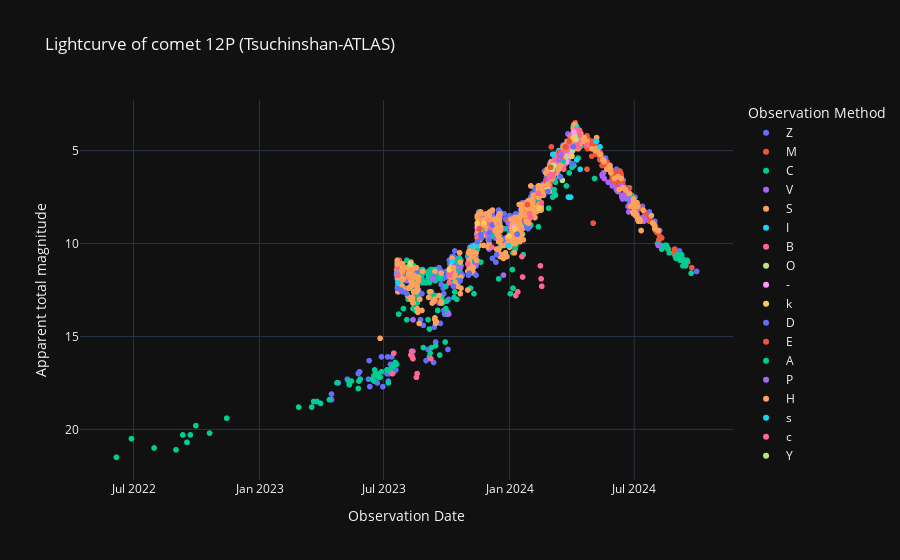

The code cell stored with this chart in its notebook:
### Code cell
# Curva de luz cruda.
labels = {'obs_date':'Observation Date','magnitude':'Apparent total magnitude', 'obs_method_key' : 'Observation Method'}
fig = px.scatter(curva_de_luz_cruda_df, x='obs_date', y='magnitude', color='obs_method_key', template= 'plotly_dark', labels= labels, title= f'Lightcurve of comet {nombre_cometa} (Tsuchinshan-ATLAS)')
fig.update_yaxes(autorange="reversed")
fig.show()

### Figure 1 — Plotly figure (JSON) as saved in the notebook; plotly's stock layout.template omitted (floating-point values rounded to 4 significant figures; data arrays with more than 128 entries replaced by an {"elided": "..."} marker saying what was removed)
{"data": [{"hovertemplate": "Observation Method=Z<br>Observation Date=%{x}<br>Apparent total magnitude=%{y}<extra></extra>", "legendgroup": "Z", "marker": {"color": "#636efa", "symbol": "circle"}, "mode": "markers", "name": "Z", "showlegend": true, "type": "scattergl", "x": {"elided": "430 str values"}, "xaxis": "x", "y": {"elided": "430 float values"}, "yaxis": "y"}, {"hovertemplate": "Observation Method=M<br>Observation Date=%{x}<br>Apparent total magnitude=%{y}<extra></extra>", "legendgroup": "M", "marker": {"color": "#EF553B", "symbol": "circle"}, "mode": "markers", "name": "M", "showlegend": true, "type": "scattergl", "x": {"elided": "388 str values"}, "xaxis": "x", "y": {"elided": "388 float values"}, "yaxis": "y"}, {"hovertemplate": "Observation Method=C<br>Observation Date=%{x}<br>Apparent total magnitude=%{y}<extra></extra>", "legendgroup": "C", "marker": {"color": "#00cc96", "symbol": "circle"}, "mode": "markers", "name": "C", "showlegend": true, "type": "scattergl", "x": {"elided": "353 str values"}, "xaxis": "x", "y": {"elided": "353 float values"}, "yaxis": "y"}, {"hovertemplate": "Observation Method=V<br>Observation Date=%{x}<br>Apparent total magnitude=%{y}<extra></extra>", "legendgroup": "V", "marker": {"color": "#ab63fa", "symbol": "circle"}, "mode": "markers", "name": "V", "showlegend": true, "type": "scattergl", "x": ["2024-08-05T00:00:00", "2024-07-16T00:00:00", "2024-07-15T00:00:00", "2024-07-13T00:00:00", "2024-07-05T00:00:00", "2024-07-04T00:00:00", "2024-07-03T00:00:00", "2024-07-02T00:00:00", "2024-06-30T00:00:00", "2024-06-29T00:00:00", "2024-06-28T00:00:00", "2024-06-26T00:00:00", "2024-06-25T00:00:00", "2024-06-24T00:00:00", "2024-06-23T00:00:00", "2024-06-22T00:00:00", "2024-06-20T00:00:00", "2024-06-19T00:00:00", "2024-06-18T00:00:00", "2024-06-14T00:00:00", "2024-06-13T00:00:00", "2024-06-12T00:00:00", "2024-06-07T00:00:00", "2024-06-05T00:00:00", "2024-05-30T00:00:00", "2024-05-24T00:00:00", "2024-05-18T00:00:00", "2024-05-17T00:00:00", "2024-05-16T00:00:00", "2024-05-15T00:00:00", "2024-04-03T00:00:00", "2024-04-01T00:00:00", "2024-03-18T00:00:00", "2024-03-15T00:00:00", "2024-03-13T00:00:00", "2024-03-10T00:00:00", "2024-03-08T00:00:00", "2024-03-04T00:00:00", "2024-02-26T00:00:00", "2024-02-19T00:00:00", "2024-02-13T00:00:00", "2024-02-12T00:00:00", "2024-02-10T00:00:00", "2024-02-02T00:00:00", "2024-01-29T00:00:00", "2024-01-28T00:00:00", "2024-01-26T00:00:00", "2024-01-25T00:00:00", "2024-01-14T00:00:00", "2024-01-12T00:00:00", "2024-01-02T00:00:00", "2023-12-31T00:00:00", "2023-12-31T00:00:00", "2023-12-30T00:00:00", "2023-12-23T00:00:00", "2023-12-21T00:00:00", "2023-12-13T00:00:00", "2023-12-07T00:00:00", "2023-12-03T00:00:00", "2023-12-03T00:00:00", "2023-12-02T00:00:00", "2023-11-30T00:00:00", "2023-11-26T00:00:00", "2023-11-21T00:00:00", "2023-11-20T00:00:00", "2023-11-19T00:00:00", "2023-11-15T00:00:00", "2023-11-15T00:00:00", "2023-11-13T00:00:00", "2023-11-03T00:00:00", "2023-11-02T00:00:00", "2023-10-21T00:00:00", "2023-10-13T00:00:00", "2023-10-11T00:00:00", "2023-10-08T00:00:00", "2023-10-06T00:00:00", "2023-10-05T00:00:00", "2023-10-04T00:00:00", "2023-09-11T00:00:00", "2023-08-13T00:00:00", "2023-08-13T00:00:00", "2023-08-13T00:00:00", "2023-08-04T00:00:00", "2023-07-31T00:00:00", "2023-07-30T00:00:00", "2023-07-29T00:00:00", "2023-07-26T00:00:00", "2023-07-23T00:00:00", "2023-07-22T00:00:00", "2023-07-21T00:00:00", "2023-07-21T00:00:00"], "xaxis": "x", "y": [10.1, 8.7, 8.8, 8.6, 8.4, 8.2, 8.3, 8.1, 8, 8, 7.9, 7.8, 7.7, 7.9, 8.3, 8, 7.5, 7.3, 7.4, 7.6, 7.4, 6.9, 7.2, 7.1, 6.9, 6.7, 6.5, 6.2, 6.4, 6.3, 4, 4.9, 5.5, 5.7, 5.8, 6, 5.8, 6.5, 6.6, 6.8, 7.1, 7, 7.4, 8, 8, 8.4, 8.4, 8.5, 8.7, 8.8, 9.1, 8.9, 9.6, 9.8, 11.7, 9.2, 9.7, 8.6, 10.2, 8.7, 8.9, 9.6, 9.5, 8.8, 8.5, 8.4, 8.9, 9.2, 11.1, 10.8, 11, 11.3, 11.6, 11.7, 11.4, 11.5, 11.7, 13.8, 11.9, 14.1, 15.8, 11.4, 12, 11.9, 11.8, 11.9, 11.8, 11.4, 11.7, 11.8, 11.8], "yaxis": "y"}, {"hovertemplate": "Observation Method=S<br>Observation Date=%{x}<br>Apparent total magnitude=%{y}<extra></extra>", "legendgroup": "S", "marker": {"color": "#FFA15A", "symbol": "circle"}, "mode": "markers", "name": "S", "showlegend": true, "type": "scattergl", "x": {"elided": "564 str values"}, "xaxis": "x", "y": {"elided": "564 float values"}, "yaxis": "y"}, {"hovertemplate": "Observation Method=I<br>Observation Date=%{x}<br>Apparent total magnitude=%{y}<extra></extra>", "legendgroup": "I", "marker": {"color": "#19d3f3", "symbol": "circle"}, "mode": "markers", "name": "I", "showlegend": true, "type": "scattergl", "x": ["2024-05-12T00:00:00", "2024-05-07T00:00:00", "2024-05-06T00:00:00", "2024-04-13T00:00:00", "2024-04-10T00:00:00", "2024-04-09T00:00:00", "2024-04-08T00:00:00", "2024-04-08T00:00:00", "2024-04-08T00:00:00", "2024-04-01T00:00:00", "2024-03-30T00:00:00", "2024-03-30T00:00:00", "2024-03-28T00:00:00", "2024-03-27T00:00:00", "2024-03-27T00:00:00", "2024-03-26T00:00:00", "2024-03-23T00:00:00", "2024-03-22T00:00:00", "2024-03-15T00:00:00", "2024-03-13T00:00:00", "2024-03-11T00:00:00", "2024-03-08T00:00:00", "2024-03-07T00:00:00", "2024-03-06T00:00:00", "2024-03-06T00:00:00", "2023-12-30T00:00:00", "2023-11-14T00:00:00", "2023-11-06T00:00:00", "2023-10-09T00:00:00", "2023-10-05T00:00:00", "2023-10-05T00:00:00", "2023-07-22T00:00:00", "2023-07-21T00:00:00"], "xaxis": "x", "y": [4.8, 4.5, 4.5, 6, 4.5, 4.1, 3.8, 4.2, 5.5, 4.8, 4.8, 7.5, 4.5, 7.5, 7.5, 4.7, 4.8, 5, 5.3, 5, 5.3, 5.4, 5.6, 5.5, 5.5, 10.1, 10.1, 10.2, 11, 11.7, 11.6, 12.1, 11.6], "yaxis": "y"}, {"hovertemplate": "Observation Method=B<br>Observation Date=%{x}<br>Apparent total magnitude=%{y}<extra></extra>", "legendgroup": "B", "marker": {"color": "#FF6692", "symbol": "circle"}, "mode": "markers", "name": "B", "showlegend": true, "type": "scattergl", "x": ["2024-04-23T00:00:00", "2024-04-12T00:00:00", "2024-04-12T00:00:00", "2024-04-11T00:00:00", "2024-04-10T00:00:00", "2024-04-10T00:00:00", "2024-04-09T00:00:00", "2024-04-08T00:00:00", "2024-04-07T00:00:00", "2024-04-06T00:00:00", "2024-04-06T00:00:00", "2024-04-03T00:00:00", "2024-04-03T00:00:00", "2024-04-01T00:00:00", "2024-04-01T00:00:00", "2024-04-01T00:00:00", "2024-03-30T00:00:00", "2024-03-29T00:00:00", "2024-03-29T00:00:00", "2024-03-29T00:00:00", "2024-03-28T00:00:00", "2024-03-27T00:00:00", "2024-03-26T00:00:00", "2024-03-26T00:00:00", "2024-03-26T00:00:00", "2024-03-25T00:00:00", "2024-03-25T00:00:00", "2024-03-23T00:00:00", "2024-03-22T00:00:00", "2024-03-21T00:00:00", "2024-03-20T00:00:00", "2024-03-20T00:00:00", "2024-03-20T00:00:00", "2024-03-19T00:00:00", "2024-03-19T00:00:00", "2024-03-18T00:00:00", "2024-03-12T00:00:00", "2024-03-11T00:00:00", "2024-03-09T00:00:00", "2024-03-09T00:00:00", "2024-03-09T00:00:00", "2024-03-08T00:00:00", "2024-03-07T00:00:00", "2024-03-07T00:00:00", "2024-03-07T00:00:00", "2024-03-06T00:00:00", "2024-03-06T00:00:00", "2024-03-05T00:00:00", "2024-03-04T00:00:00", "2024-03-04T00:00:00", "2024-03-03T00:00:00", "2024-03-03T00:00:00", "2024-03-03T00:00:00", "2024-02-28T00:00:00", "2024-02-28T00:00:00", "2024-02-27T00:00:00", "2024-02-26T00:00:00", "2024-02-16T00:00:00", "2024-02-12T00:00:00", "2024-02-01T00:00:00", "2024-01-30T00:00:00", "2024-01-29T00:00:00", "2023-12-06T00:00:00", "2023-12-04T00:00:00", "2023-12-03T00:00:00", "2023-12-02T00:00:00", "2023-11-16T00:00:00", "2023-11-16T00:00:00", "2023-11-15T00:00:00", "2023-11-01T00:00:00", "2023-10-07T00:00:00", "2023-10-06T00:00:00", "2023-10-06T00:00:00", "2023-10-06T00:00:00", "2023-10-05T00:00:00", "2023-10-05T00:00:00", "2023-10-05T00:00:00", "2023-07-22T00:00:00", "2023-07-22T00:00:00", "2023-07-21T00:00:00", "2023-07-21T00:00:00"], "xaxis": "x", "y": [4.7, 4.2, 3.9, 4, 4.5, 4.8, 4.5, 3.9, 4.4, 4, 4.7, 4, 4, 4.9, 4.9, 4.8, 4.9, 4.2, 4.7, 4.9, 4.6, 5, 5.6, 5, 4.7, 5.6, 4.9, 5.1, 5, 5.2, 6, 5.8, 5.1, 5.7, 5.2, 5.1, 5.3, 5.4, 5.6, 5.8, 5.8, 5.7, 6, 5.8, 6, 6.1, 5.5, 5.7, 6.3, 5.8, 5.8, 6.2, 6.4, 6.4, 6.9, 7, 7.1, 7.8, 7.3, 8.6, 8.4, 8.7, 10.2, 9.2, 8.9, 8.8, 9.2, 8.9, 9.6, 11.1, 11.5, 11.7, 11.6, 11.6, 12.1, 12.1, 11.6, 11.7, 11.7, 11.3, 11.7], "yaxis": "y"}, {"hovertemplate": "Observation Method=O<br>Observation Date=%{x}<br>Apparent total magnitude=%{y}<extra></extra>", "legendgroup": "O", "marker": {"color": "#B6E880", "symbol": "circle"}, "mode": "markers", "name": "O", "showlegend": true, "type": "scattergl", "x": ["2024-04-07T00:00:00", "2024-04-05T00:00:00", "2024-04-02T00:00:00", "2024-03-25T00:00:00", "2024-03-19T00:00:00", "2024-03-18T00:00:00", "2024-03-17T00:00:00", "2024-03-06T00:00:00", "2024-03-04T00:00:00", "2024-03-03T00:00:00", "2024-02-25T00:00:00", "2023-10-10T00:00:00"], "xaxis": "x", "y": [4.4, 4.2, 5, 5.3, 5.6, 6.6, 5.7, 5.8, 5.8, 6, 7, 11.2], "yaxis": "y"}, {"hovertemplate": "Observation Method=-<br>Observation Date=%{x}<br>Apparent total magnitude=%{y}<extra></extra>", "legendgroup": "-", "marker": {"color": "#FF97FF", "symbol": "circle"}, "mode": "markers", "name": "-", "showlegend": true, "type": "scattergl", "x": ["2024-04-04T00:00:00", "2024-03-30T00:00:00", "2024-03-29T00:00:00", "2024-03-24T00:00:00", "2024-03-14T00:00:00", "2024-01-08T00:00:00", "2023-11-15T00:00:00"], "xaxis": "x", "y": [4, 5.2, 5.3, 5.6, 6.4, 9.1, 9.1], "yaxis": "y"}, {"hovertemplate": "Observation Method=k<br>Observation Date=%{x}<br>Apparent total magnitude=%{y}<extra></extra>", "legendgroup": "k", "marker": {"color": "#FECB52", "symbol": "circle"}, "mode": "markers", "name": "k", "showlegend": true, "type": "scattergl", "x": ["2024-04-03T00:00:00", "2024-04-01T00:00:00", "2024-02-13T00:00:00", "2024-01-09T00:00:00", "2023-12-31T00:00:00", "2023-11-24T00:00:00", "2023-11-15T00:00:00", "2023-10-05T00:00:00"], "xaxis": "x", "y": [4.3, 5.3, 8.1, 9.2, 9.6, 8.9, 8.9, 11.4], "yaxis": "y"}, {"hovertemplate": "Observation Method=D<br>Observation Date=%{x}<br>Apparent total magnitude=%{y}<extra></extra>", "legendgroup": "D", "marker": {"color": "#636efa", "symbol": "circle"}, "mode": "markers", "name": "D", "showlegend": true, "type": "scattergl", "x": ["2024-04-03T00:00:00", "2024-04-01T00:00:00", "2024-03-15T00:00:00", "2024-02-26T00:00:00", "2024-01-29T00:00:00", "2024-01-28T00:00:00", "2024-01-26T00:00:00", "2024-01-12T00:00:00", "2023-12-13T00:00:00", "2023-12-07T00:00:00", "2023-12-03T00:00:00", "2023-12-02T00:00:00", "2023-11-21T00:00:00", "2023-11-20T00:00:00", "2023-11-15T00:00:00", "2023-11-13T00:00:00", "2023-11-03T00:00:00", "2023-11-02T00:00:00", "2023-10-21T00:00:00", "2023-10-11T00:00:00", "2023-08-04T00:00:00", "2023-07-29T00:00:00", "2023-07-26T00:00:00", "2023-07-21T00:00:00"], "xaxis": "x", "y": [4.8, 5.7, 6.4, 7.2, 9.1, 9.2, 9.1, 9.5, 10.6, 9, 9.4, 9.8, 9.7, 9.5, 9.9, 11.7, 11.6, 11.7, 12, 12.3, 12.7, 12.6, 12.5, 12.4], "yaxis": "y"}, {"hovertemplate": "Observation Method=E<br>Observation Date=%{x}<br>Apparent total magnitude=%{y}<extra></extra>", "legendgroup": "E", "marker": {"color": "#EF553B", "symbol": "circle"}, "mode": "markers", "name": "E", "showlegend": true, "type": "scattergl", "x": ["2024-03-28T00:00:00", "2024-03-23T00:00:00", "2024-03-22T00:00:00", "2024-03-15T00:00:00", "2024-03-15T00:00:00", "2024-03-13T00:00:00", "2024-03-01T00:00:00", "2024-02-23T00:00:00", "2024-01-27T00:00:00", "2023-11-18T00:00:00"], "xaxis": "x", "y": [4.5, 4.8, 4.8, 5.4, 5.3, 5.1, 5.9, 6.8, 7.9, 9.2], "yaxis": "y"}, {"hovertemplate": "Observation Method=A<br>Observation Date=%{x}<br>Apparent total magnitude=%{y}<extra></extra>", "legendgroup": "A", "marker": {"color": "#00cc96", "symbol": "circle"}, "mode": "markers", "name": "A", "showlegend": true, "type": "scattergl", "x": ["2024-03-19T00:00:00"], "xaxis": "x", "y": [5.6], "yaxis": "y"}, {"hovertemplate": "Observation Method=P<br>Observation Date=%{x}<br>Apparent total magnitude=%{y}<extra></extra>", "legendgroup": "P", "marker": {"color": "#ab63fa", "symbol": "circle"}, "mode": "markers", "name": "P", "showlegend": true, "type": "scattergl", "x": ["2024-03-16T00:00:00", "2024-03-13T00:00:00", "2023-10-12T00:00:00"], "xaxis": "x", "y": [5.2, 5.5, 11.2], "yaxis": "y"}, {"hovertemplate": "Observation Method=H<br>Observation Date=%{x}<br>Apparent total magnitude=%{y}<extra></extra>", "legendgroup": "H", "marker": {"color": "#FFA15A", "symbol": "circle"}, "mode": "markers", "name": "H", "showlegend": true, "type": "scattergl", "x": ["2024-03-15T00:00:00", "2024-03-13T00:00:00", "2024-02-26T00:00:00", "2024-02-19T00:00:00", "2024-01-29T00:00:00", "2024-01-28T00:00:00", "2024-01-26T00:00:00", "2024-01-25T00:00:00", "2024-01-12T00:00:00", "2023-12-13T00:00:00", "2023-12-07T00:00:00", "2023-12-03T00:00:00", "2023-12-02T00:00:00", "2023-11-21T00:00:00", "2023-11-20T00:00:00", "2023-11-15T00:00:00", "2023-11-13T00:00:00", "2023-11-03T00:00:00", "2023-11-02T00:00:00", "2023-10-21T00:00:00", "2023-10-11T00:00:00", "2023-08-04T00:00:00", "2023-07-29T00:00:00", "2023-07-26T00:00:00", "2023-07-21T00:00:00", "2023-07-21T00:00:00"], "xaxis": "x", "y": [5.8, 6, 6.8, 6.9, 8.9, 8.9, 8.8, 8.8, 8.7, 8.9, 8.2, 8.3, 8.7, 8.4, 8.3, 8.5, 10.5, 10.4, 10.5, 11, 11.3, 11.3, 11.2, 11.1, 11.1, 10.9], "yaxis": "y"}, {"hovertemplate": "Observation Method=s<br>Observation Date=%{x}<br>Apparent total magnitude=%{y}<extra></extra>", "legendgroup": "s", "marker": {"color": "#19d3f3", "symbol": "circle"}, "mode": "markers", "name": "s", "showlegend": true, "type": "scattergl", "x": ["2024-03-04T00:00:00"], "xaxis": "x", "y": [5.2], "yaxis": "y"}, {"hovertemplate": "Observation Method=c<br>Observation Date=%{x}<br>Apparent total magnitude=%{y}<extra></extra>", "legendgroup": "c", "marker": {"color": "#FF6692", "symbol": "circle"}, "mode": "markers", "name": "c", "showlegend": true, "type": "scattergl", "x": ["2024-02-17T00:00:00", "2024-02-16T00:00:00", "2024-02-15T00:00:00", "2024-01-20T00:00:00", "2024-01-19T00:00:00", "2024-01-13T00:00:00", "2024-01-10T00:00:00", "2023-09-08T00:00:00", "2023-08-19T00:00:00", "2023-08-18T00:00:00", "2023-08-13T00:00:00", "2023-08-12T00:00:00", "2023-08-11T00:00:00", "2023-08-10T00:00:00", "2023-07-16T00:00:00", "2023-07-14T00:00:00"], "xaxis": "x", "y": [12.3, 11.9, 11.2, 11.8, 10.7, 12.6, 12.8, 16.2, 17, 17.2, 16.2, 16.1, 15.8, 16, 15.9, 17], "yaxis": "y"}, {"hovertemplate": "Observation Method=Y<br>Observation Date=%{x}<br>Apparent total magnitude=%{y}<extra></extra>", "legendgroup": "Y", "marker": {"color": "#B6E880", "symbol": "circle"}, "mode": "markers", "name": "Y", "showlegend": true, "type": "scattergl", "x": ["2023-08-09T00:00:00"], "xaxis": "x", "y": [11.1], "yaxis": "y"}], "layout": {"legend": {"title": {"text": "Observation Method"}, "tracegroupgap": 0}, "title": {"text": "Lightcurve of comet 12P (Tsuchinshan-ATLAS)"}, "xaxis": {"anchor": "y", "domain": [0, 1], "title": {"text": "Observation Date"}}, "yaxis": {"anchor": "x", "autorange": "reversed", "domain": [0, 1], "title": {"text": "Apparent total magnitude"}}}}
